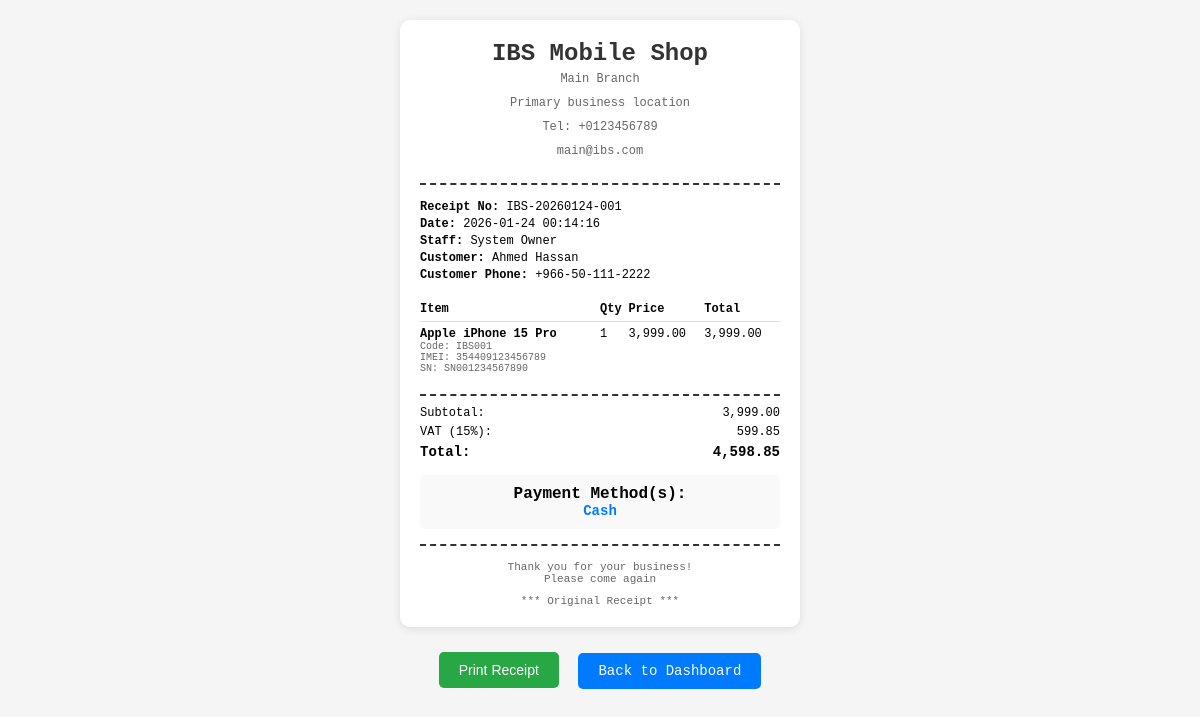
/receipt.php?id=1 (signed in), run on the app's committed database.
### tables this page shows
CREATE TABLE IF NOT EXISTS `sales` (
  `id` int NOT NULL AUTO_INCREMENT,
  `receipt_number` varchar(20) NOT NULL,
  `sale_number` varchar(50) NOT NULL DEFAULT '',
  `customer_id` int DEFAULT NULL,
  `staff_id` int DEFAULT NULL,
  `branch_id` int DEFAULT NULL,
  `total_amount` decimal(10,2) NOT NULL,
  `payment_method` varchar(20) DEFAULT NULL,
  `is_split_payment` tinyint(1) DEFAULT '0',
  `total_paid` decimal(10,2) GENERATED ALWAYS AS (`total_amount`) STORED,
  `sale_date` timestamp NULL DEFAULT CURRENT_TIMESTAMP,
  `notes` text,
  `created_at` timestamp NULL DEFAULT CURRENT_TIMESTAMP,
  `updated_at` timestamp NULL DEFAULT CURRENT_TIMESTAMP ON UPDATE CURRENT_TIMESTAMP,
  PRIMARY KEY (`id`),
  UNIQUE KEY `receipt_number` (`receipt_number`),
  KEY `idx_sales_customer` (`customer_id`),
  KEY `idx_sales_staff` (`staff_id`),
  KEY `idx_sales_branch` (`branch_id`),
  KEY `idx_sales_date` (`sale_date`)
);

CREATE TABLE IF NOT EXISTS `branches` (
  `id` int NOT NULL AUTO_INCREMENT,
  `name` varchar(100) NOT NULL,
  `location` varchar(255) NOT NULL,
  `phone` varchar(20) DEFAULT NULL,
  `email` varchar(100) DEFAULT NULL,
  `address` text,
  `is_active` tinyint(1) DEFAULT '1',
  `created_at` timestamp NULL DEFAULT CURRENT_TIMESTAMP,
  `updated_at` timestamp NULL DEFAULT CURRENT_TIMESTAMP ON UPDATE CURRENT_TIMESTAMP,
  PRIMARY KEY (`id`)
);

CREATE TABLE IF NOT EXISTS `users` (
  `id` int NOT NULL AUTO_INCREMENT,
  `username` varchar(50) NOT NULL,
  `password` varchar(255) NOT NULL,
  `name` varchar(100) NOT NULL,
  `email` varchar(100) DEFAULT NULL,
  `phone` varchar(20) DEFAULT NULL,
  `role` enum('owner','admin','staff') NOT NULL DEFAULT 'staff',
  `branch_id` int DEFAULT NULL,
  `is_active` tinyint(1) DEFAULT '1',
  `created_at` timestamp NULL DEFAULT CURRENT_TIMESTAMP,
  `updated_at` timestamp NULL DEFAULT CURRENT_TIMESTAMP ON UPDATE CURRENT_TIMESTAMP,
  PRIMARY KEY (`id`),
  UNIQUE KEY `username` (`username`),
  KEY `idx_users_role` (`role`),
  KEY `idx_users_branch` (`branch_id`)
);

CREATE TABLE IF NOT EXISTS `customers` (
  `id` int NOT NULL AUTO_INCREMENT,
  `name` varchar(100) NOT NULL,
  `phone` varchar(20) DEFAULT NULL,
  `email` varchar(100) DEFAULT NULL,
  `address` text,
  `branch_id` int DEFAULT NULL,
  `total_purchases` decimal(10,2) DEFAULT '0.00',
  `is_active` tinyint(1) DEFAULT '1',
  `created_at` timestamp NULL DEFAULT CURRENT_TIMESTAMP,
  `updated_at` timestamp NULL DEFAULT CURRENT_TIMESTAMP ON UPDATE CURRENT_TIMESTAMP,
  PRIMARY KEY (`id`),
  KEY `idx_customers_branch` (`branch_id`)
);

CREATE TABLE IF NOT EXISTS `sale_items` (
  `id` int NOT NULL AUTO_INCREMENT,
  `sale_id` int NOT NULL,
  `product_id` int NOT NULL,
  `quantity` int NOT NULL DEFAULT '1',
  `unit_price` decimal(10,2) NOT NULL,
  `total_price` decimal(10,2) NOT NULL,
  `created_at` timestamp NULL DEFAULT CURRENT_TIMESTAMP,
  PRIMARY KEY (`id`),
  KEY `idx_sale_items_sale` (`sale_id`),
  KEY `idx_sale_items_product` (`product_id`)
);

CREATE TABLE IF NOT EXISTS `products` (
  `id` int NOT NULL AUTO_INCREMENT,
  `code` varchar(20) NOT NULL,
  `barcode` varchar(20) DEFAULT NULL,
  `brand` varchar(50) NOT NULL,
  `model` varchar(100) NOT NULL,
  `suggested_price` decimal(10,2) NOT NULL DEFAULT '0.00',
  `purchase_price` decimal(10,2) NOT NULL DEFAULT '0.00',
  `min_selling_price` decimal(10,2) NOT NULL DEFAULT '0.00',
  `stock` int NOT NULL DEFAULT '0',
  `min_stock` int DEFAULT NULL,
  `category` varchar(50) DEFAULT NULL,
  `description` text,
  `image_url` varchar(255) DEFAULT NULL,
  `is_active` tinyint(1) DEFAULT '1',
  `created_at` timestamp NULL DEFAULT CURRENT_TIMESTAMP,
  `updated_at` timestamp NULL DEFAULT CURRENT_TIMESTAMP ON UPDATE CURRENT_TIMESTAMP,
  `category_id` int DEFAULT NULL,
  `branch_id` int DEFAULT NULL,
  `serial_number` varchar(50) DEFAULT NULL,
  `imei` varchar(20) DEFAULT NULL,
  `color` varchar(30) DEFAULT NULL,
  `supplier_id` int DEFAULT NULL,
  `brand_id` int DEFAULT NULL,
  `has_imei` tinyint(1) DEFAULT '0',
  PRIMARY KEY (`id`),
  UNIQUE KEY `code` (`code`),
  KEY `idx_products_barcode` (`barcode`),
  KEY `idx_products_category` (`category_id`),
  KEY `idx_products_supplier` (`supplier_id`),
  KEY `idx_products_branch` (`branch_id`),
  KEY `idx_products_brand` (`brand_id`)
);

### receipt.php (the view, shortened to what this page needs)
<?php
$database = new Database();
$db = $database->getConnection();
$sale_id = isset($_GET['id']) ? intval($_GET['id']) : 0;
$query = "SELECT s.*, c.name as customer_name, c.phone as customer_phone,
          u.name as staff_name, b.name as branch_name, b.address as branch_address,
          b.phone as branch_phone, b.email as branch_email
          FROM sales s
          LEFT JOIN customers c ON s.customer_id = c.id
          LEFT JOIN users u ON s.staff_id = u.id
          LEFT JOIN branches b ON b.id = 1
          WHERE s.id = ?";
$stmt = $db->prepare($query);
$stmt->execute([$sale_id]);
$sale = $stmt->fetch(PDO::FETCH_ASSOC);
$payment_splits = [];
$query = "SELECT si.*, p.brand, p.model, p.code, p.barcode, p.imei, p.serial_number
          FROM sale_items si
          LEFT JOIN products p ON si.product_id = p.id
          WHERE si.sale_id = ?";
$stmt = $db->prepare($query);
$stmt->execute([$sale_id]);
$items = $stmt->fetchAll(PDO::FETCH_ASSOC);
?>
<!DOCTYPE html>
<html lang="en">
<head>
</head>
<body>
    <div class="receipt-container" id="receipt">
        <div class="receipt-header">
            <h1>IBS Mobile Shop</h1>
            <div class="subtitle"><?php echo htmlspecialchars($sale['branch_name']); ?></div>
            <div class="subtitle"><?php echo htmlspecialchars($sale['branch_address']); ?></div>
            <div class="subtitle">Tel: <?php echo htmlspecialchars($sale['branch_phone']); ?></div>
            <div class="subtitle"><?php echo htmlspecialchars($sale['branch_email']); ?></div>
        </div>
        <div class="receipt-info">
            <div><strong>Receipt No:</strong> <?php echo htmlspecialchars($sale['receipt_number']); ?></div>
            <div><strong>Date:</strong> <?php echo date('Y-m-d H:i:s', strtotime($sale['sale_date'])); ?></div>
            <div><strong>Staff:</strong> <?php echo htmlspecialchars($sale['staff_name']); ?></div>
            <?php if ($sale['customer_name']): ?>
            <div><strong>Customer:</strong> <?php echo htmlspecialchars($sale['customer_name']); ?></div>
            <?php if ($sale['customer_phone']): ?>
            <div><strong>Customer Phone:</strong> <?php echo htmlspecialchars($sale['customer_phone']); ?></div>
            <?php endif; ?>
            <?php endif; ?>
        </div>
        <div class="receipt-items">
            <table>
                <thead>
                    <tr>
                        <th>Item</th>
                        <th>Qty</th>
                        <th>Price</th>
                        <th>Total</th>
                    </tr>
                </thead>
                <tbody>
                    <?php foreach ($items as $item): ?>
                    <tr>
                        <td>
                            <div class="item-name"><?php echo htmlspecialchars($item['brand'] . ' ' . $item['model']); ?></div>
                            <div class="item-details">
                                Code: <?php echo htmlspecialchars($item['code']); ?><br>
                                <?php if ($item['imei']): ?>IMEI: <?php echo htmlspecialchars($item['imei']); ?><br><?php endif; ?>
                                <?php if ($item['serial_number']): ?>SN: <?php echo htmlspecialchars($item['serial_number']); ?><?php endif; ?>
                            </div>
                        </td>
                        <td><?php echo $item['quantity']; ?></td>
                        <td><?php echo number_format($item['unit_price'], 2); ?></td>
                        <td><?php echo number_format($item['total_price'], 2); ?></td>
                    </tr>
                    <?php endforeach; ?>
                </tbody>
            </table>
        </div>
        <div class="receipt-totals">
            <div>
                <span>Subtotal:</span>
                <span><?php echo number_format($sale['total_amount'], 2); ?></span>
            </div>
            <div>
                <span>VAT (15%):</span>
                <span><?php echo number_format($sale['total_amount'] * 0.15, 2); ?></span>
            </div>
            <div class="total">
                <span>Total:</span>
                <span><?php echo number_format($sale['total_amount'] * 1.15, 2); ?></span>
            </div>
        </div>
        <div class="receipt-payment">
            <div><strong>Payment Method(s):</strong></div>
            <?php if (!empty($payment_splits)): ?>
                <?php foreach ($payment_splits as $split): ?>
                    <div class="payment-split">
                        <span class="payment-method"><?php echo htmlspecialchars(ucfirst($split['payment_method'])); ?></span>
                        <span class="payment-amount"><?php echo number_format($split['amount'], 2); ?> EGP</span>
                        <?php if ($split['reference_number']): ?>
                            <div class="payment-reference">Ref: <?php echo htmlspecialchars($split['reference_number']); ?></div>
                        <?php endif; ?>
                        <?php if ($split['installment_details']): ?>
                            <div class="installment-details"><?php echo htmlspecialchars($split['installment_details']); ?></div>
                        <?php endif; ?>
                    </div>
                <?php endforeach; ?>
            <?php else: ?>
                <div class="payment-method"><?php echo htmlspecialchars(ucfirst($sale['payment_method'] ?? 'Cash')); ?></div>
            <?php endif; ?>
        </div>
        <div class="receipt-footer">
            <div>Thank you for your business!</div>
            <div>Please come again</div>
            <div style="margin-top: 10px;">*** Original Receipt ***</div>
        </div>
    </div>
    <div class="receipt-actions">
        <button class="btn btn-print" onclick="window.print()">
            <i class="fas fa-print"></i> Print Receipt
        </button>
        <a href="<?php echo isset($_SESSION['role']) && $_SESSION['role'] === 'admin' ? 'admin_dashboard.php' : 'staff_dashboard.php'; ?>" class="btn">
            <i class="fas fa-arrow-left"></i> Back to Dashboard
        </a>
    </div>
</body>
</html>

### receipt.php (style rules this page uses)
* { margin: 0; padding: 0; box-sizing: border-box; }
body { font-family: 'Courier New', monospace; background: #f5f5f5; padding: 20px; }
.receipt-container { max-width: 400px; margin: 0 auto; background: white; padding: 20px; border-radius: 10px; box-shadow: 0 2px 10px rgba(0,0,0,0.1); }
.receipt-header { text-align: center; border-bottom: 2px dashed #333; padding-bottom: 15px; margin-bottom: 15px; }
.receipt-header h1 { font-size: 24px; color: #333; margin-bottom: 5px; }
.receipt-header .subtitle { font-size: 12px; color: #666; margin-bottom: 10px; }
.receipt-info { margin-bottom: 15px; font-size: 12px; }
.receipt-info div { margin-bottom: 3px; }
.receipt-items { margin-bottom: 15px; }
.receipt-items table { width: 100%; border-collapse: collapse; font-size: 12px; }
.receipt-items th { text-align: left; border-bottom: 1px solid #ddd; padding: 5px 0; font-weight: bold; }
.receipt-items td { padding: 5px 0; vertical-align: top; }
.receipt-items .item-name { font-weight: bold; }
.receipt-items .item-details { font-size: 10px; color: #666; }
.receipt-totals { border-top: 2px dashed #333; padding-top: 10px; margin-bottom: 15px; }
.receipt-totals div { display: flex; justify-content: space-between; margin-bottom: 5px; font-size: 12px; }
.receipt-totals .total { font-weight: bold; font-size: 14px; }
.receipt-payment { background: #f9f9f9; padding: 10px; margin-bottom: 15px; border-radius: 5px; text-align: center; }
.receipt-payment .payment-method { font-weight: bold; font-size: 14px; color: #007bff; }
.receipt-footer { text-align: center; border-top: 2px dashed #333; padding-top: 15px; font-size: 11px; color: #666; }
.receipt-actions { margin-top: 20px; text-align: center; }
.btn { background: #007bff; color: white; border: none; padding: 10px 20px; margin: 5px; border-radius: 5px; cursor: pointer; text-decoration: none; display: inline-block; font-size: 14px; }
.btn-print { background: #28a745; }

### data on the page
sales: branches.name "Main Branch", branches.address "Primary business location", branches.phone "+0123456789", branches.email "main@ibs.com", receipt_number "IBS-20260124-001", sale_date "2026-01-24 00:14:16", staff.name "System Owner", customer.name "Ahmed Hassan", customer.phone "+966-50-111-2222", total_amount "3,999.00", $sale['total_amount']*0.15 "599.85", $sale['total_amount']*1.15 "4,598.85", payment_method "Cash"
sale_items: product.model "Apple iPhone 15 Pro", product.code "IBS001", product.imei "354409123456789", product.serial_number "SN001234567890", quantity "1", unit_price "3,999.00", total_price "3,999.00"
